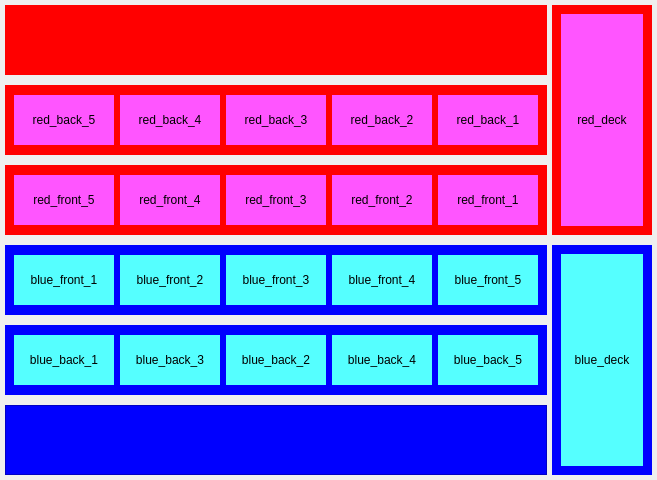
     <widget class="QWidget" name="widget" native="true">
      <property name="sizePolicy">
       <sizepolicy hsizetype="Expanding" vsizetype="Expanding">
        <horstretch>0</horstretch>
        <verstretch>0</verstretch>
       </sizepolicy>
      </property>
      <layout class="QHBoxLayout" name="horizontalLayout_3">
       <property name="spacing">
        <number>5</number>
       </property>
       <property name="leftMargin">
        <number>5</number>
       </property>
       <property name="topMargin">
        <number>5</number>
       </property>
       <property name="rightMargin">
        <number>5</number>
       </property>
       <property name="bottomMargin">
        <number>5</number>
       </property>
       <item>
        <widget class="QWidget" name="widget_3" native="true">
         <layout class="QVBoxLayout" name="verticalLayout_3">
          <property name="spacing">
           <number>10</number>
          </property>
          <property name="leftMargin">
           <number>0</number>
          </property>
          <property name="topMargin">
           <number>0</number>
          </property>
          <property name="rightMargin">
           <number>0</number>
          </property>
          <property name="bottomMargin">
           <number>0</number>
          </property>
          <item>
           <widget class="QWidget" name="widget_red_hand" native="true">
            <property name="minimumSize">
             <size>
              <width>0</width>
              <height>70</height>
             </size>
            </property>
            <property name="styleSheet">
             <string notr="true">background-color: rgb(255, 0, 0);</string>
            </property>
            <layout class="QHBoxLayout" name="red_hand"/>
           </widget>
          </item>
          <item>
           <widget class="QWidget" name="widget_red_back" native="true">
            <property name="minimumSize">
             <size>
              <width>0</width>
              <height>70</height>
             </size>
            </property>
            <property name="styleSheet">
             <string notr="true">background-color: rgb(255, 0, 0);</string>
            </property>
            <layout class="QHBoxLayout" name="layout_red_back">
             <item>
              <widget class="QLabel" name="red_back_5">
               <property name="sizePolicy">
                <sizepolicy hsizetype="Fixed" vsizetype="Fixed">
                 <horstretch>0</horstretch>
                 <verstretch>0</verstretch>
                </sizepolicy>
               </property>
               <property name="minimumSize">
                <size>
                 <width>100</width>
                 <height>50</height>
                </size>
               </property>
               <property name="maximumSize">
                <size>
                 <width>100</width>
                 <height>50</height>
                </size>
               </property>
               <property name="styleSheet">
                <string notr="true">background-color: rgb(255, 85, 255);</string>
               </property>
               <property name="text">
                <string>red_back_5</string>
               </property>
               <property name="alignment">
                <set>Qt::AlignmentFlag::AlignCenter</set>
               </property>
              </widget>
             </item>
             <item>
              <widget class="QLabel" name="red_back_4">
               <property name="sizePolicy">
                <sizepolicy hsizetype="Fixed" vsizetype="Fixed">
                 <horstretch>0</horstretch>
                 <verstretch>0</verstretch>
                </sizepolicy>
               </property>
               <property name="minimumSize">
                <size>
                 <width>100</width>
                 <height>50</height>
                </size>
               </property>
               <property name="maximumSize">
                <size>
                 <width>100</width>
                 <height>50</height>
                </size>
               </property>
               <property name="styleSheet">
                <string notr="true">background-color: rgb(255, 85, 255);</string>
               </property>
               <property name="text">
                <string>red_back_4</string>
               </property>
               <property name="alignment">
                <set>Qt::AlignmentFlag::AlignCenter</set>
               </property>
              </widget>
             </item>
             <item>
              <widget class="QLabel" name="red_back_3">
               <property name="sizePolicy">
                <sizepolicy hsizetype="Fixed" vsizetype="Fixed">
                 <horstretch>0</horstretch>
                 <verstretch>0</verstretch>
                </sizepolicy>
               </property>
               <property name="minimumSize">
                <size>
                 <width>100</width>
                 <height>50</height>
                </size>
               </property>
               <property name="maximumSize">
                <size>
                 <width>100</width>
                 <height>50</height>
                </size>
               </property>
               <property name="styleSheet">
                <string notr="true">background-color: rgb(255, 85, 255);</string>
               </property>
               <property name="text">
                <string>red_back_3</string>
               </property>
               <property name="alignment">
                <set>Qt::AlignmentFlag::AlignCenter</set>
               </property>
              </widget>
             </item>
             <item>
              <widget class="QLabel" name="red_back_2">
               <property name="sizePolicy">
                <sizepolicy hsizetype="Fixed" vsizetype="Fixed">
                 <horstretch>0</horstretch>
                 <verstretch>0</verstretch>
                </sizepolicy>
               </property>
               <property name="minimumSize">
                <size>
                 <width>100</width>
                 <height>50</height>
                </size>
               </property>
               <property name="maximumSize">
                <size>
                 <width>100</width>
                 <height>50</height>
                </size>
               </property>
               <property name="styleSheet">
                <string notr="true">background-color: rgb(255, 85, 255);</string>
               </property>
               <property name="text">
                <string>red_back_2</string>
               </property>
               <property name="alignment">
                <set>Qt::AlignmentFlag::AlignCenter</set>
               </property>
              </widget>
             </item>
             <item>
              <widget class="QLabel" name="red_back_1">
               <property name="sizePolicy">
                <sizepolicy hsizetype="Fixed" vsizetype="Fixed">
                 <horstretch>0</horstretch>
                 <verstretch>0</verstretch>
                </sizepolicy>
               </property>
               <property name="minimumSize">
                <size>
                 <width>100</width>
                 <height>50</height>
                </size>
               </property>
               <property name="maximumSize">
                <size>
                 <width>100</width>
                 <height>50</height>
                </size>
               </property>
               <property name="styleSheet">
                <string notr="true">background-color: rgb(255, 85, 255);</string>
               </property>
               <property name="text">
                <string>red_back_1</string>
               </property>
               <property name="alignment">
                <set>Qt::AlignmentFlag::AlignCenter</set>
               </property>
              </widget>
             </item>
            </layout>
           </widget>
          </item>
          <item>
           <widget class="QWidget" name="widget_red_front" native="true">
            <property name="minimumSize">
             <size>
              <width>0</width>
              <height>70</height>
             </size>
            </property>
            <property name="styleSheet">
             <string notr="true">background-color: rgb(255, 0, 0);</string>
            </property>
            <layout class="QHBoxLayout" name="layout_red_front">
             <item>
              <widget class="QLabel" name="red_front_5">
               <property name="sizePolicy">
                <sizepolicy hsizetype="Fixed" vsizetype="Fixed">
                 <horstretch>0</horstretch>
                 <verstretch>0</verstretch>
                </sizepolicy>
               </property>
               <property name="minimumSize">
                <size>
                 <width>100</width>
                 <height>50</height>
                </size>
               </property>
               <property name="maximumSize">
                <size>
                 <width>100</width>
                 <height>50</height>
                </size>
               </property>
               <property name="styleSheet">
                <string notr="true">background-color: rgb(255, 85, 255);</string>
               </property>
               <property name="text">
                <string>red_front_5</string>
               </property>
               <property name="alignment">
                <set>Qt::AlignmentFlag::AlignCenter</set>
               </property>
              </widget>
             </item>
             <item>
              <widget class="QLabel" name="red_front_4">
               <property name="sizePolicy">
                <sizepolicy hsizetype="Fixed" vsizetype="Fixed">
                 <horstretch>0</horstretch>
                 <verstretch>0</verstretch>
                </sizepolicy>
               </property>
               <property name="minimumSize">
                <size>
                 <width>100</width>
                 <height>50</height>
                </size>
               </property>
               <property name="maximumSize">
                <size>
                 <width>100</width>
                 <height>50</height>
                </size>
               </property>
               <property name="styleSheet">
                <string notr="true">background-color: rgb(255, 85, 255);</string>
               </property>
               <property name="text">
                <string>red_front_4</string>
               </property>
               <property name="alignment">
                <set>Qt::AlignmentFlag::AlignCenter</set>
               </property>
              </widget>
             </item>
             <item>
              <widget class="QLabel" name="red_front_3">
               <property name="sizePolicy">
                <sizepolicy hsizetype="Fixed" vsizetype="Fixed">
                 <horstretch>0</horstretch>
                 <verstretch>0</verstretch>
                </sizepolicy>
               </property>
               <property name="minimumSize">
                <size>
                 <width>100</width>
                 <height>50</height>
                </size>
               </property>
               <property name="maximumSize">
                <size>
                 <width>100</width>
                 <height>50</height>
                </size>
               </property>
               <property name="styleSheet">
                <string notr="true">background-color: rgb(255, 85, 255);</string>
               </property>
               <property name="text">
                <string>red_front_3</string>
               </property>
               <property name="alignment">
                <set>Qt::AlignmentFlag::AlignCenter</set>
               </property>
              </widget>
             </item>
             <item>
              <widget class="QLabel" name="red_front_2">
               <property name="sizePolicy">
                <sizepolicy hsizetype="Fixed" vsizetype="Fixed">
                 <horstretch>0</horstretch>
                 <verstretch>0</verstretch>
                </sizepolicy>
               </property>
               <property name="minimumSize">
                <size>
                 <width>100</width>
                 <height>50</height>
                </size>
               </property>
               <property name="maximumSize">
                <size>
                 <width>100</width>
                 <height>50</height>
                </size>
               </property>
               <property name="styleSheet">
                <string notr="true">background-color: rgb(255, 85, 255);</string>
               </property>
               <property name="text">
                <string>red_front_2</string>
               </property>
               <property name="alignment">
                <set>Qt::AlignmentFlag::AlignCenter</set>
               </property>
              </widget>
             </item>
             <item>
              <widget class="QLabel" name="red_front_1">
               <property name="sizePolicy">
                <sizepolicy hsizetype="Fixed" vsizetype="Fixed">
                 <horstretch>0</horstretch>
                 <verstretch>0</verstretch>
                </sizepolicy>
               </property>
               <property name="minimumSize">
                <size>
                 <width>100</width>
                 <height>50</height>
                </size>
               </property>
               <property name="maximumSize">
                <size>
                 <width>50</width>
                 <height>16777215</height>
                </size>
               </property>
               <property name="styleSheet">
                <string notr="true">background-color: rgb(255, 85, 255);</string>
               </property>
               <property name="text">
                <string>red_front_1</string>
               </property>
               <property name="alignment">
                <set>Qt::AlignmentFlag::AlignCenter</set>
               </property>
              </widget>
             </item>
            </layout>
           </widget>
          </item>
          <item>
           <widget class="QWidget" name="widget_blue_front" native="true">
            <property name="minimumSize">
             <size>
              <width>0</width>
              <height>70</height>
             </size>
            </property>
            <property name="styleSheet">
             <string notr="true">background-color: rgb(0, 0, 255);</string>
            </property>
            <layout class="QHBoxLayout" name="layout_blue_front">
             <item>
              <widget class="QLabel" name="blue_front_1">
               <property name="sizePolicy">
                <sizepolicy hsizetype="Fixed" vsizetype="Fixed">
                 <horstretch>0</horstretch>
                 <verstretch>0</verstretch>
                </sizepolicy>
               </property>
               <property name="minimumSize">
                <size>
                 <width>100</width>
                 <height>50</height>
                </size>
               </property>
               <property name="maximumSize">
                <size>
                 <width>100</width>
                 <height>50</height>
                </size>
               </property>
               <property name="styleSheet">
                <string notr="true">background-color: rgb(85, 255, 255);</string>
               </property>
               <property name="text">
                <string>blue_front_1</string>
               </property>
               <property name="alignment">
                <set>Qt::AlignmentFlag::AlignCenter</set>
               </property>
              </widget>
             </item>
             <item>
              <widget class="QLabel" name="blue_front_2">
               <property name="sizePolicy">
                <sizepolicy hsizetype="Fixed" vsizetype="Fixed">
                 <horstretch>0</horstretch>
                 <verstretch>0</verstretch>
                </sizepolicy>
               </property>
               <property name="minimumSize">
                <size>
                 <width>100</width>
                 <height>50</height>
                </size>
               </property>
               <property name="maximumSize">
                <size>
                 <width>100</width>
                 <height>50</height>
                </size>
               </property>
               <property name="styleSheet">
                <string notr="true">background-color: rgb(85, 255, 255);</string>
               </property>
               <property name="text">
                <string>blue_front_2</string>
               </property>
               <property name="alignment">
                <set>Qt::AlignmentFlag::AlignCenter</set>
               </property>
              </widget>
             </item>
             <item>
              <widget class="QLabel" name="blue_front_3">
               <property name="sizePolicy">
                <sizepolicy hsizetype="Fixed" vsizetype="Fixed">
                 <horstretch>0</horstretch>
                 <verstretch>0</verstretch>
                </sizepolicy>
               </property>
               <property name="minimumSize">
                <size>
                 <width>100</width>
                 <height>50</height>
                </size>
               </property>
               <property name="maximumSize">
                <size>
                 <width>100</width>
                 <height>50</height>
                </size>
               </property>
               <property name="styleSheet">
                <string notr="true">background-color: rgb(85, 255, 255);</string>
               </property>
               <property name="text">
                <string>blue_front_3</string>
               </property>
               <property name="alignment">
                <set>Qt::AlignmentFlag::AlignCenter</set>
               </property>
              </widget>
             </item>
             <item>
              <widget class="QLabel" name="blue_front_4">
               <property name="sizePolicy">
                <sizepolicy hsizetype="Fixed" vsizetype="Fixed">
                 <horstretch>0</horstretch>
                 <verstretch>0</verstretch>
                </sizepolicy>
               </property>
               <property name="minimumSize">
                <size>
                 <width>100</width>
                 <height>50</height>
                </size>
               </property>
               <property name="maximumSize">
                <size>
                 <width>100</width>
                 <height>50</height>
                </size>
               </property>
               <property name="styleSheet">
                <string notr="true">background-color: rgb(85, 255, 255);</string>
               </property>
               <property name="text">
                <string>blue_front_4</string>
               </property>
               <property name="alignment">
                <set>Qt::AlignmentFlag::AlignCenter</set>
               </property>
              </widget>
             </item>
             <item>
              <widget class="QLabel" name="blue_front_5">
               <property name="sizePolicy">
                <sizepolicy hsizetype="Fixed" vsizetype="Fixed">
                 <horstretch>0</horstretch>
                 <verstretch>0</verstretch>
                </sizepolicy>
               </property>
               <property name="minimumSize">
                <size>
                 <width>100</width>
                 <height>50</height>
                </size>
               </property>
               <property name="maximumSize">
                <size>
                 <width>50</width>
                 <height>16777215</height>
                </size>
               </property>
               <property name="styleSheet">
                <string notr="true">background-color: rgb(85, 255, 255);</string>
               </property>
               <property name="text">
                <string>blue_front_5</string>
               </property>
               <property name="alignment">
                <set>Qt::AlignmentFlag::AlignCenter</set>
               </property>
              </widget>
             </item>
            </layout>
           </widget>
          </item>
          <item>
           <widget class="QWidget" name="widget_blue_back" native="true">
            <property name="minimumSize">
             <size>
              <width>0</width>
              <height>70</height>
             </size>
            </property>
            <property name="styleSheet">
             <string notr="true">background-color: rgb(0, 0, 255);</string>
            </property>
            <layout class="QHBoxLayout" name="layout_blue_back">
             <item>
              <widget class="QLabel" name="blue_back_1">
               <property name="sizePolicy">
                <sizepolicy hsizetype="Fixed" vsizetype="Fixed">
                 <horstretch>0</horstretch>
                 <verstretch>0</verstretch>
                </sizepolicy>
               </property>
               <property name="minimumSize">
                <size>
                 <width>100</width>
                 <height>50</height>
                </size>
               </property>
               <property name="maximumSize">
                <size>
                 <width>100</width>
                 <height>50</height>
                </size>
               </property>
               <property name="styleSheet">
                <string notr="true">background-color: rgb(85, 255, 255);</string>
               </property>
               <property name="text">
                <string>blue_back_1</string>
               </property>
               <property name="alignment">
                <set>Qt::AlignmentFlag::AlignCenter</set>
               </property>
              </widget>
             </item>
             <item>
              <widget class="QLabel" name="blue_back_3">
               <property name="sizePolicy">
                <sizepolicy hsizetype="Fixed" vsizetype="Fixed">
                 <horstretch>0</horstretch>
                 <verstretch>0</verstretch>
                </sizepolicy>
               </property>
               <property name="minimumSize">
                <size>
                 <width>100</width>
                 <height>50</height>
                </size>
               </property>
               <property name="maximumSize">
                <size>
                 <width>100</width>
                 <height>50</height>
                </size>
               </property>
               <property name="styleSheet">
                <string notr="true">background-color: rgb(85, 255, 255);</string>
               </property>
               <property name="text">
                <string>blue_back_3</string>
               </property>
               <property name="alignment">
                <set>Qt::AlignmentFlag::AlignCenter</set>
               </property>
              </widget>
             </item>
             <item>
              <widget class="QLabel" name="blue_back_2">
               <property name="sizePolicy">
                <sizepolicy hsizetype="Fixed" vsizetype="Fixed">
                 <horstretch>0</horstretch>
                 <verstretch>0</verstretch>
                </sizepolicy>
               </property>
               <property name="minimumSize">
                <size>
                 <width>100</width>
                 <height>50</height>
                </size>
               </property>
               <property name="maximumSize">
                <size>
                 <width>100</width>
                 <height>50</height>
                </size>
               </property>
               <property name="styleSheet">
                <string notr="true">background-color: rgb(85, 255, 255);</string>
               </property>
               <property name="text">
                <string>blue_back_2</string>
               </property>
               <property name="alignment">
                <set>Qt::AlignmentFlag::AlignCenter</set>
               </property>
              </widget>
             </item>
             <item>
              <widget class="QLabel" name="blue_back_4">
               <property name="sizePolicy">
                <sizepolicy hsizetype="Fixed" vsizetype="Fixed">
                 <horstretch>0</horstretch>
                 <verstretch>0</verstretch>
                </sizepolicy>
               </property>
               <property name="minimumSize">
                <size>
                 <width>100</width>
                 <height>50</height>
                </size>
               </property>
               <property name="maximumSize">
                <size>
                 <width>100</width>
                 <height>50</height>
                </size>
               </property>
               <property name="styleSheet">
                <string notr="true">background-color: rgb(85, 255, 255);</string>
               </property>
               <property name="text">
                <string>blue_back_4</string>
               </property>
               <property name="alignment">
                <set>Qt::AlignmentFlag::AlignCenter</set>
               </property>
              </widget>
             </item>
             <item>
              <widget class="QLabel" name="blue_back_5">
               <property name="sizePolicy">
                <sizepolicy hsizetype="Fixed" vsizetype="Fixed">
                 <horstretch>0</horstretch>
                 <verstretch>0</verstretch>
                </sizepolicy>
               </property>
               <property name="minimumSize">
                <size>
                 <width>100</width>
                 <height>50</height>
                </size>
               </property>
               <property name="maximumSize">
                <size>
                 <width>100</width>
                 <height>50</height>
                </size>
               </property>
               <property name="styleSheet">
                <string notr="true">background-color: rgb(85, 255, 255);</string>
               </property>
               <property name="text">
                <string>blue_back_5</string>
               </property>
               <property name="alignment">
                <set>Qt::AlignmentFlag::AlignCenter</set>
               </property>
              </widget>
             </item>
            </layout>
           </widget>
          </item>
          <item>
           <widget class="QWidget" name="widget_blue_hand_area" native="true">
            <property name="minimumSize">
             <size>
              <width>0</width>
              <height>70</height>
             </size>
            </property>
            <property name="focusPolicy">
             <enum>Qt::FocusPolicy::ClickFocus</enum>
            </property>
            <property name="styleSheet">
             <string notr="true">background-color: rgb(0, 0, 255);</string>
            </property>
            <layout class="QHBoxLayout" name="layout_scroll">
             <property name="spacing">
              <number>0</number>
             </property>
             <property name="leftMargin">
              <number>0</number>
             </property>
             <property name="topMargin">
              <number>0</number>
             </property>
             <property name="rightMargin">
              <number>0</number>
             </property>
             <property name="bottomMargin">
              <number>0</number>
             </property>
             <item>
              <widget class="QScrollArea" name="widget_blue_hand_scroll">
               <property name="widgetResizable">
                <bool>true</bool>
               </property>
               <widget class="QWidget" name="widget_blue_hand">
                <property name="geometry">
                 <rect>
                  <x>0</x>
                  <y>0</y>
                  <width>687</width>
                  <height>68</height>
                 </rect>
                </property>
                <layout class="QHBoxLayout" name="blue_hand">
                 <property name="spacing">
                  <number>30</number>
                 </property>
                 <property name="leftMargin">
                  <number>32</number>
                 </property>
                 <property name="topMargin">
                  <number>0</number>
                 </property>
                 <property name="rightMargin">
                  <number>0</number>
                 </property>
                 <property name="bottomMargin">
                  <number>0</number>
                 </property>
                </layout>
               </widget>
              </widget>
             </item>
            </layout>
           </widget>
          </item>
         </layout>
        </widget>
       </item>
       <item>
        <widget class="QWidget" name="widget_2" native="true">
         <property name="minimumSize">
          <size>
           <width>100</width>
           <height>0</height>
          </size>
         </property>
         <property name="maximumSize">
          <size>
           <width>100</width>
           <height>16777215</height>
          </size>
         </property>
         <layout class="QVBoxLayout" name="verticalLayout_2">
          <property name="spacing">
           <number>10</number>
          </property>
          <property name="leftMargin">
           <number>0</number>
          </property>
          <property name="topMargin">
           <number>0</number>
          </property>
          <property name="rightMargin">
           <number>0</number>
          </property>
          <property name="bottomMargin">
           <number>0</number>
          </property>
          <item>
           <widget class="QWidget" name="widget_4" native="true">
            <property name="styleSheet">
             <string notr="true">background-color: rgb(255, 0, 0);</string>
            </property>
            <layout class="QVBoxLayout" name="layout_red_deck">
             <item>
              <widget class="QLabel" name="label_21">
               <property name="styleSheet">
                <string notr="true">background-color: rgb(255, 85, 255);</string>
               </property>
               <property name="text">
                <string>red_deck</string>
               </property>
               <property name="alignment">
                <set>Qt::AlignmentFlag::AlignCenter</set>
               </property>
              </widget>
             </item>
            </layout>
           </widget>
          </item>
          <item>
           <widget class="QWidget" name="widget_5" native="true">
            <property name="styleSheet">
             <string notr="true">background-color: rgb(0, 0, 255);</string>
            </property>
            <layout class="QVBoxLayout" name="layout_blue_deck">
             <item>
              <widget class="QLabel" name="label_22">
               <property name="styleSheet">
                <string notr="true">background-color: rgb(85, 255, 255);</string>
               </property>
               <property name="text">
                <string>blue_deck</string>
               </property>
               <property name="alignment">
                <set>Qt::AlignmentFlag::AlignCenter</set>
               </property>
              </widget>
             </item>
            </layout>
           </widget>
          </item>
         </layout>
        </widget>
       </item>
      </layout>
     </widget>
